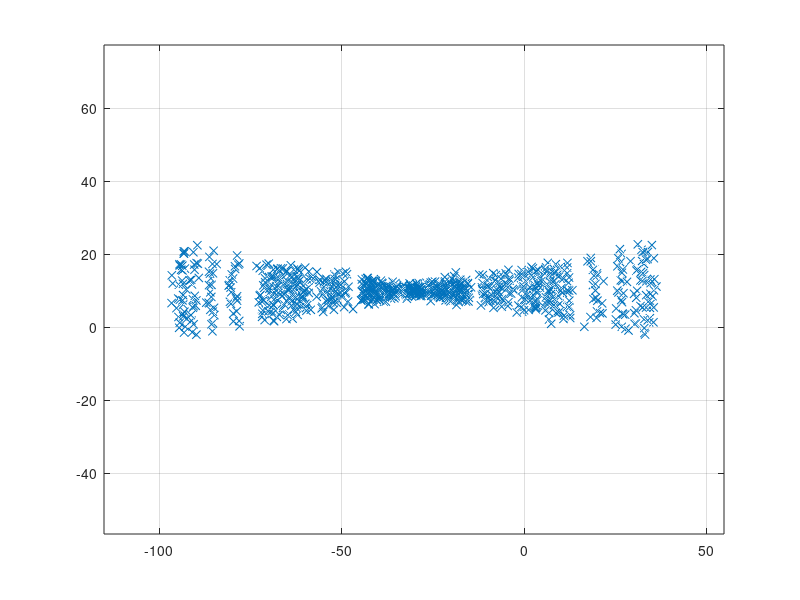

MATLAB code to generate this figure: (Note: this script raises an error after producing the figure.)
close all;
clear variabels;
clc;

xc = -30;
yc = 10;
zc = 66;
r = 13;
wg = [1 3 5];

xCoord = [];
yCoord = [];
zCoord = [];
wght = [];

for i=1:length(wg)
    [phi, theta] = meshgrid(-10:2:10,0:10:360);
    phi = phi(:)';
    theta = theta(:)';
    nAngles = length(phi);

    xCoord = [xCoord r*wg(i)*sind(theta).*cosd(phi)  + xc + randn(1,nAngles)];
    yCoord = [yCoord r*wg(i)*sind(theta).*sind(phi) + yc + randn(1,nAngles)];
    zCoord = [zCoord r*wg(i)*cosd(theta) + zc + randn(1,nAngles)];
    wght = [wght wg(i)*ones(1,nAngles)];
end

figure; 
hold on; grid on; box on;
scatter3(xCoord,yCoord,zCoord,'x');
axis square; axis equal;


[xEst, yEst, zEst, rEst] = fitConcentricSpheres(xCoord',yCoord',zCoord',wght');
scatter3(xEst, yEst, zEst, 'sm');



plot(xEst,yEst,'ro')
for i=1:length(rEst)
    rectangle('Position',[xEst-rEst(i) yEst-rEst(i) 2*rEst(i) 2*rEst(i)],'Curvature',[1 1]);
end